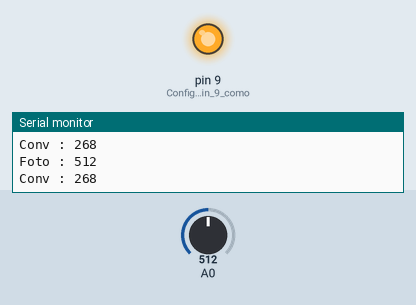
Simulated run of this sketch. Board: Arduino Uno, built with avr-gcc and run on an emulated ATmega328P. Shown: output pins drawn as LEDs (lit = HIGH), the last lines printed to the serial monitor. The test bench sets the inputs (shaded band); at power-on: A0 = 512.

Above: at 1.2 s.
1.3 s: A0 set to 900
At 2.2 s:
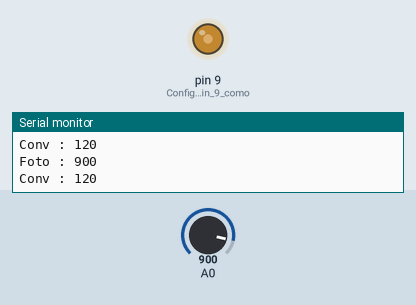
2.8 s: A0 set to 1023
At 3.6 s:
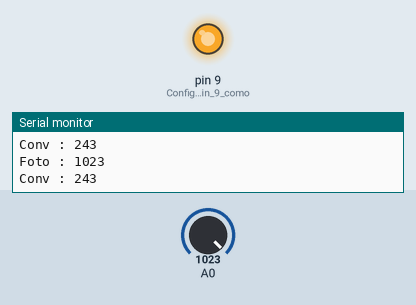
Timing chart, 0 to 5.8 s (numbered marks = the images above; inputs shaded):
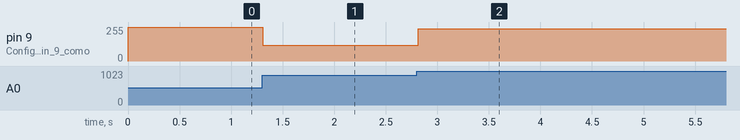

The sketch:

Fotocelda.ino
```cpp
//------------------------------------
//Funcion principal
//------------------------------------
void setup() // Se ejecuta cada vez que el Arduino se inicia
{
Serial.begin(9600); //Inicia comunicación serial
pinMode(9,OUTPUT); //Configurar el pin 9 como una salida de PWM
}
//------------------------------------
//Funcion ciclicla
//------------------------------------
void loop() // Esta funcion se mantiene ejecutando
{ // cuando este energizado el Arduino
//Guardar en una variable el valor de la lectura análoga de la
// fotocelda
int foto = analogRead(A0);
//Verifica el valor máximo y realizar una conversión
int conversion = 780 - foto;
//Condicional para establecer un valor absoluto
if ( conversion < 0)
conversion = conversion * -1; //Multiplicar por -1 porque es negativo
//Imprimir datos del valor de la lectura análoga de la fotocelda
Serial.print("Foto : ");
Serial.print(foto);
Serial.println("");
//Imprimir datos del valor de la conversión
Serial.print("Conv : ");
Serial.print(conversion);
Serial.println("");
//Escritura análoga de PWM en el LED de acuerdo a la conversión
analogWrite(9, conversion);
delay(100); //Retardo para datos en la consola
}
//Fin programa
```

Measured:
- after the input at 1.3 s, pin 9 (Configurar_el_pin_9_como): 255/255 → 120/255 at once
- after the input at 2.8 s, pin 9 (Configurar_el_pin_9_como): 120/255 → 243/255 at once
